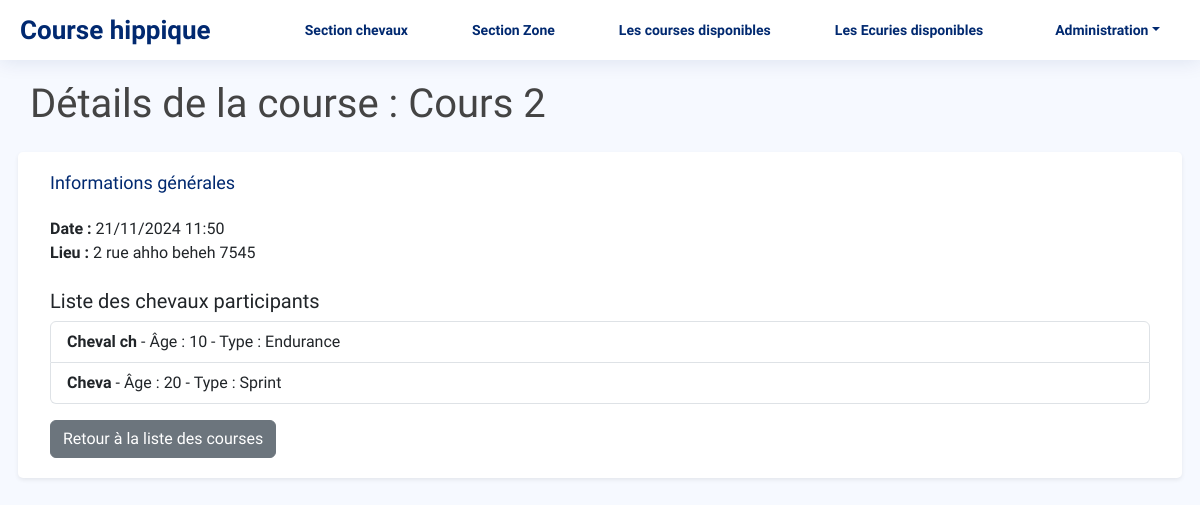
/courses/2/, run on the app's committed database.
### hippodrome/models.py (models this page shows, shortened)
class Course(models.Model):
    name = models.CharField(max_length=100)  # Nom de la course
    date = models.DateTimeField()  # Date et heure de la course
    location = models.CharField(max_length=200)  # Lieu de la course
    chevaux = models.ManyToManyField(Cheval, related_name="courses")  # Chevaux participant à la course

class Cheval(models.Model):
    name = models.CharField(max_length=100)  # Nom du cheval
    age = models.PositiveIntegerField()  # Âge du cheval
    race_type = models.CharField(
        max_length=50,
        choices=[
            ('Sprint', 'Sprint'),
            ('Obstacle', 'Obstacle'),
            ('Endurance', 'Endurance'),
        ]
    )
    jockey = models.ForeignKey(
        Jockey, on_delete=models.SET_NULL, null=True, blank=True
    )
    ecurie = models.ForeignKey(Ecurie, on_delete=models.SET_NULL, null=True, blank=True, related_name='chevaux')
    photo = models.ImageField(upload_to='chevaux/', blank=True, null=True)  # Photo du cheval

### hippodrome/views.py (the view)
# urls.py: path('courses/<int:course_id>/', views.course_detail, name='course_detail'),
def course_detail(request, course_id):
    course = get_object_or_404(Course, id=course_id)  # Récupère une course par son ID ou renvoie une erreur 404
    return render(request, 'hippodrome/course_detail.html', {'course': course})  # Passe la course au template

### templates/hippodrome/course_detail.html (shortened to what this page needs)
{% extends 'base.html' %}
{% block main %}
  <main id="main" class="main">
      <section class="section dashboard">
          <div class="row">
              <div class="col-lg-12">
                  <div class="row">
                      <h1 class="mb-4">Détails de la course : {{ course.name }}</h1>
                        <div class="card shadow-sm">
                            <div class="card-body">
                                <h5 class="card-title">Informations générales</h5>
                                <p class="card-text">
                                    <strong>Date :</strong> {{ course.date|date:"d/m/Y H:i" }}<br>
                                    <strong>Lieu :</strong> {{ course.location }}
                                </p>
                                <h5 class="mt-4">Liste des chevaux participants</h5>
                                <ul class="list-group">
                                    {% for cheval in course.chevaux.all %}
                                        <li class="list-group-item">
                                            <strong>{{ cheval.name }}</strong> - Âge : {{ cheval.age }} - Type : {{ cheval.get_race_type_display }}
                                        </li>
                                    {% empty %}
                                        <li class="list-group-item text-danger">Aucun cheval inscrit pour cette course.</li>
                                    {% endfor %}
                                </ul>
                                <a href="{% url 'hippodrome:course_list' %}" class="btn btn-secondary mt-3">Retour à la liste des courses</a>
                            </div>
                        </div>
                  </div>
              </div>
          </div>
      </section>
  </main>
{% endblock %}

### static/css/style.css (style rules this page uses)
:root { scroll-behavior: smooth; }
body { font-family: "Birthstone", cursive; background: #f6f9ff; color: #444444; }
a { color: #4154f1; text-decoration: none; }
h1, h2, h3, h4, h5, h6 { font-family: "Birthstone", cursive; }
#main { margin-top: 60px; padding: 20px 30px; transition: all 0.3s; }
.card { margin-bottom: 30px; border: none; border-radius: 5px; box-shadow: 0px 0 30px rgba(1, 41, 112, 0.1); }
.card-title { padding: 20px 0 15px 0; font-size: 18px; font-weight: 500; color: #012970; font-family: "Birthstone", cursive; }
.card-body { padding: 0 20px 20px 20px; }

### data on the page
Course: name "Cours 2", date "21/11/2024 11:50", location "2 rue ahho beheh 7545"
Cheval: name "Cheval ch", age "10", race_type "Endurance"
Cheval: name "Cheva", age "20", race_type "Sprint"
